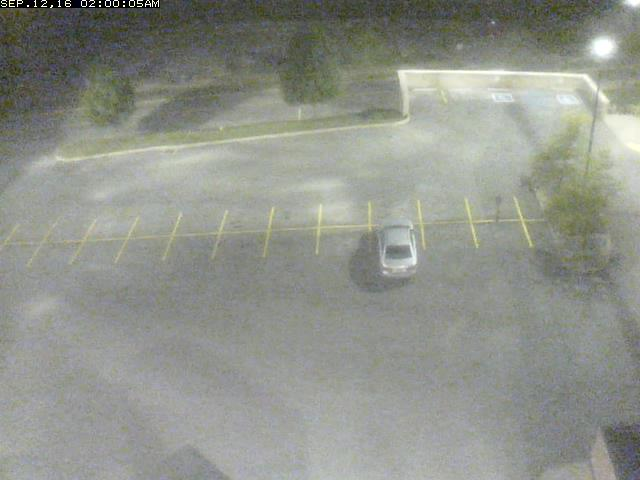
#> input picture ParkingSpacePicker/cat.jpg, 640 x 480 px
$ python hough.py
#> lines starting #> are read from the running program, lines starting #| are printed output that depends on the picture; after the words box and inside, x2 and y2 are one past the last pixel; in counts of white or black regions, pixels touching at a corner belong together
# Not very good at finding the lines in the parking lots
# this is just a basic run though
# we could try some image processing before sending it to the hough lines
import cv2
import numpy as np

img = cv2.imread('cat.jpg')
#> img is the input picture: shape (480, 640, 3); mean B, G, R 138.8, 146.8, 143.8
gray = cv2.cvtColor(img,cv2.COLOR_BGR2GRAY)
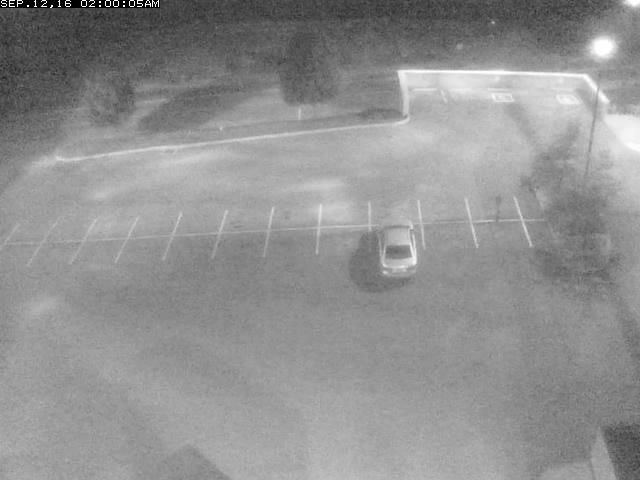
#> gray: shape (480, 640); min 0, max 255, mean 145
edges = cv2.Canny(gray,50,150,apertureSize = 3)
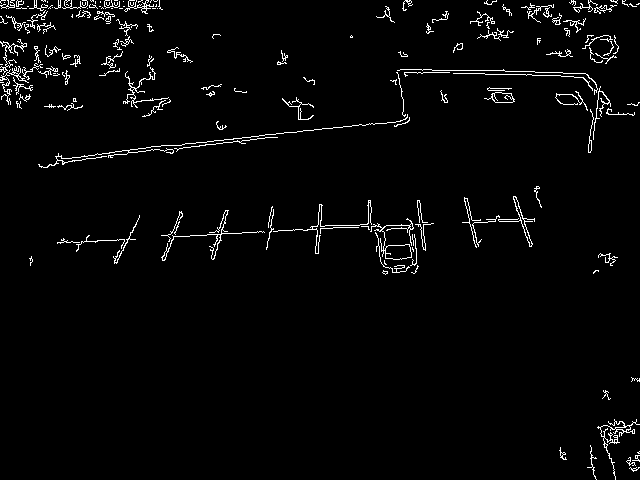
#> edges: shape (480, 640); 2.6% white in thin lines or dots
lines = cv2.HoughLinesP(edges,1,np.pi/180,100,minLineLength=100,maxLineGap=10)
#> lines = [[168, 236, 415, 224], [109, 152, 409, 120], [108, 155, 249, 140]]
for line in lines:
    x1,y1,x2,y2 = line[0]
    cv2.line(img,(x1,y1),(x2,y2),(0,255,0),2)
#> this loop made 3 passes
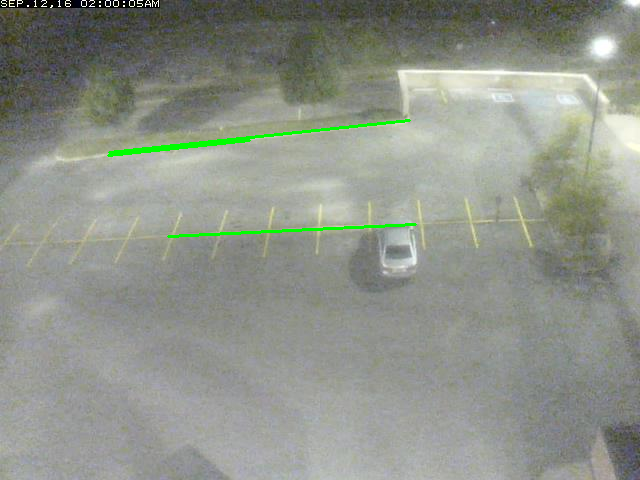
#> img: shape (480, 640, 3); 0.67% of pixels changed, all inside (x1, y1, x2, y2) = (107, 119, 417, 238)

# cv2.imwrite('houghlines5.jpg',img)
cv2.imshow('image', img)
cv2.waitKey(0)

$ run again, with ParkingSpacePicker/cow.jpg copied over ParkingSpacePicker/cat.jpg
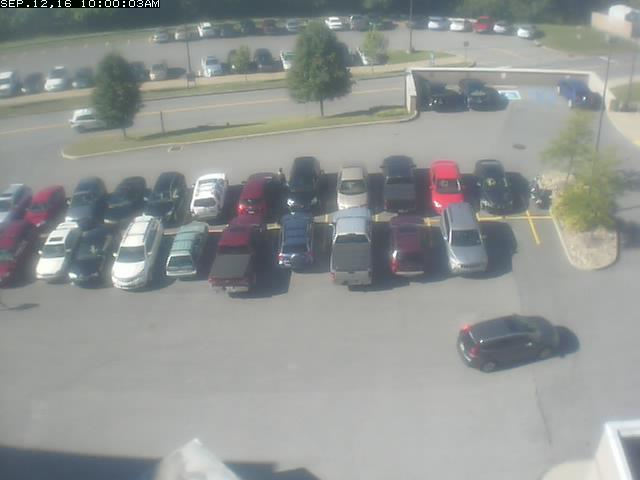
#> input picture ParkingSpacePicker/cow.jpg, 640 x 480 px
#> img is the input picture: shape (480, 640, 3); mean B, G, R 148.7, 150.7, 147.1
#> `edges = cv2.Canny(gray,50,150,apertureSize = 3)`:
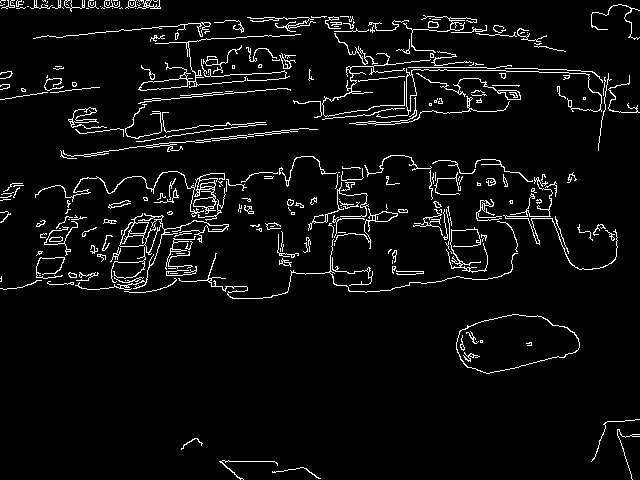
#> edges: shape (480, 640); 5% white in thin lines or dots
#> lines = [[195, 142, 297, 131], [403, 69, 538, 71], [164, 80, 284, 71], [146, 147, 302, 128], [395, 27, 528, 36], [106, 235, 227, 229], [156, 138, 257, 124], [63, 157, 171, 142], [33, 38, 238, 20], [160, 100, 280, 88], [58, 1, 160, 8]]
#> the loop `for line in lines:` made 11 passes
#> after the loop `for line in lines:`:
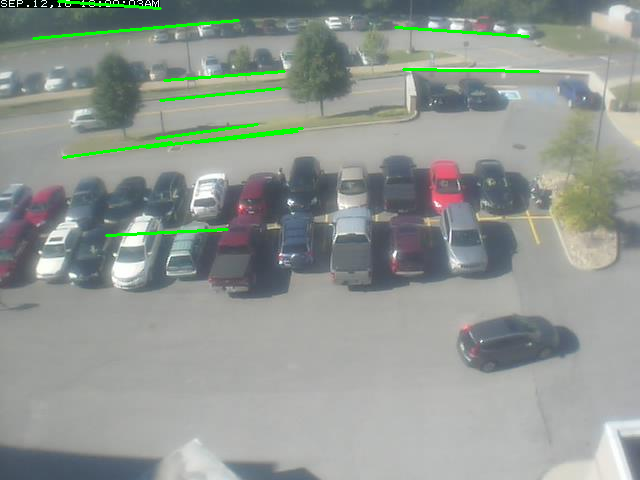
#> img: shape (480, 640, 3); 1.32% of pixels changed, all inside (x1, y1, x2, y2) = (32, 0, 540, 237)

$ run again, with ParkingSpacePicker/dog.jpg copied over ParkingSpacePicker/cat.jpg
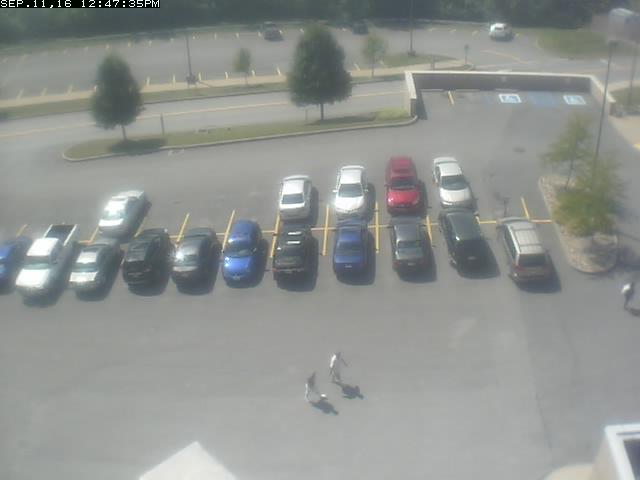
#> input picture ParkingSpacePicker/dog.jpg, 640 x 480 px
#> img is the input picture: shape (480, 640, 3); mean B, G, R 144.6, 147.8, 144.4
#> `edges = cv2.Canny(gray,50,150,apertureSize = 3)`:
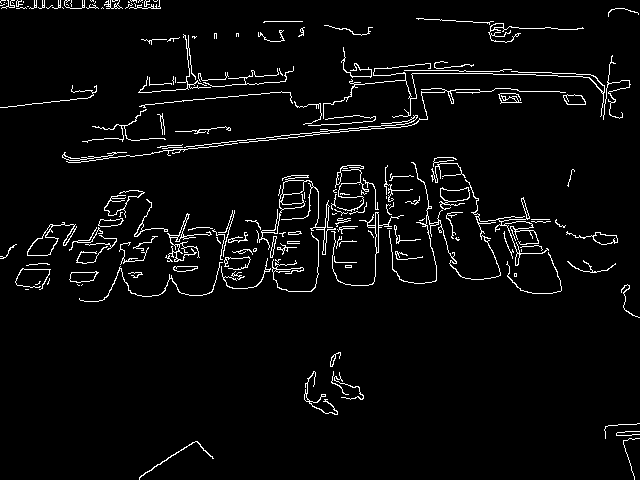
#> edges: shape (480, 640); 3.9% white in thin lines or dots
#> lines = [[152, 152, 414, 124], [162, 148, 418, 121], [244, 234, 354, 228], [164, 83, 285, 74], [164, 102, 281, 91], [276, 219, 390, 207]]
#> the loop `for line in lines:` made 6 passes
#> after the loop `for line in lines:`:
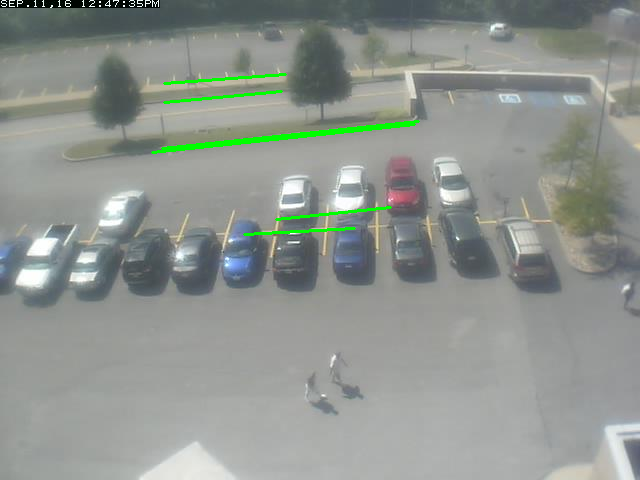
#> img: shape (480, 640, 3); 0.94% of pixels changed, all inside (x1, y1, x2, y2) = (151, 73, 420, 236)

$ run again, with ParkingSpacePicker/horse.jpg copied over ParkingSpacePicker/cat.jpg
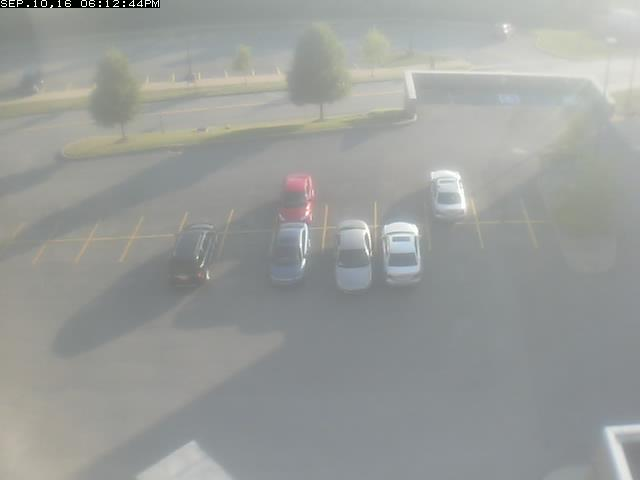
#> input picture ParkingSpacePicker/horse.jpg, 640 x 480 px
#> img is the input picture: shape (480, 640, 3); mean B, G, R 154.4, 157, 154.5
#> `edges = cv2.Canny(gray,50,150,apertureSize = 3)`:
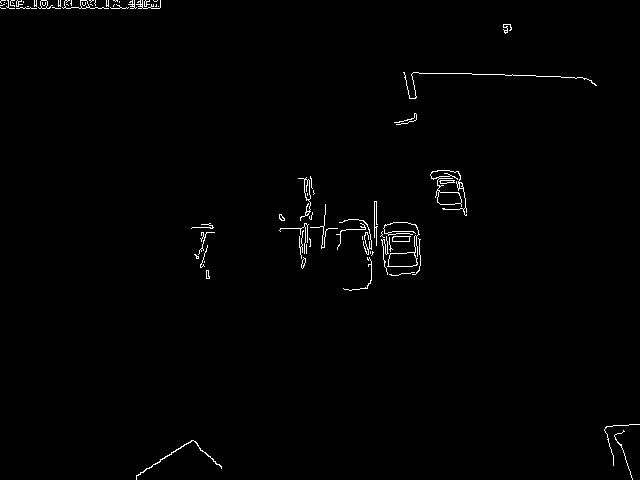
#> edges: shape (480, 640); 0.92% white in thin lines or dots
#> lines = [[444, 73, 582, 77], [1, 8, 159, 8]]
#> the loop `for line in lines:` made 2 passes
#> after the loop `for line in lines:`:
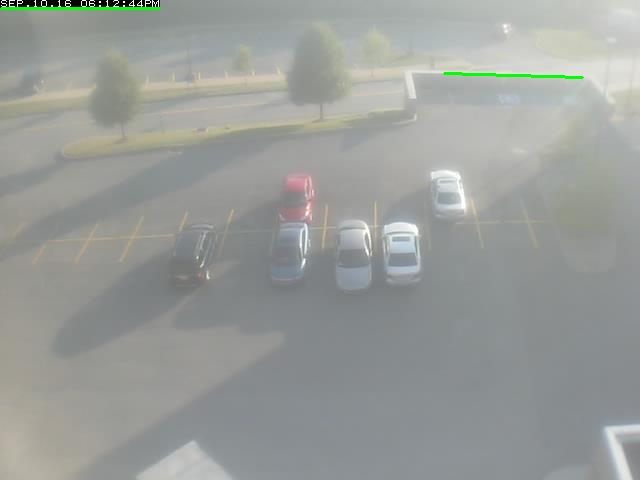
#> img: shape (480, 640, 3); 0.29% of pixels changed, all inside (x1, y1, x2, y2) = (0, 7, 584, 79)
